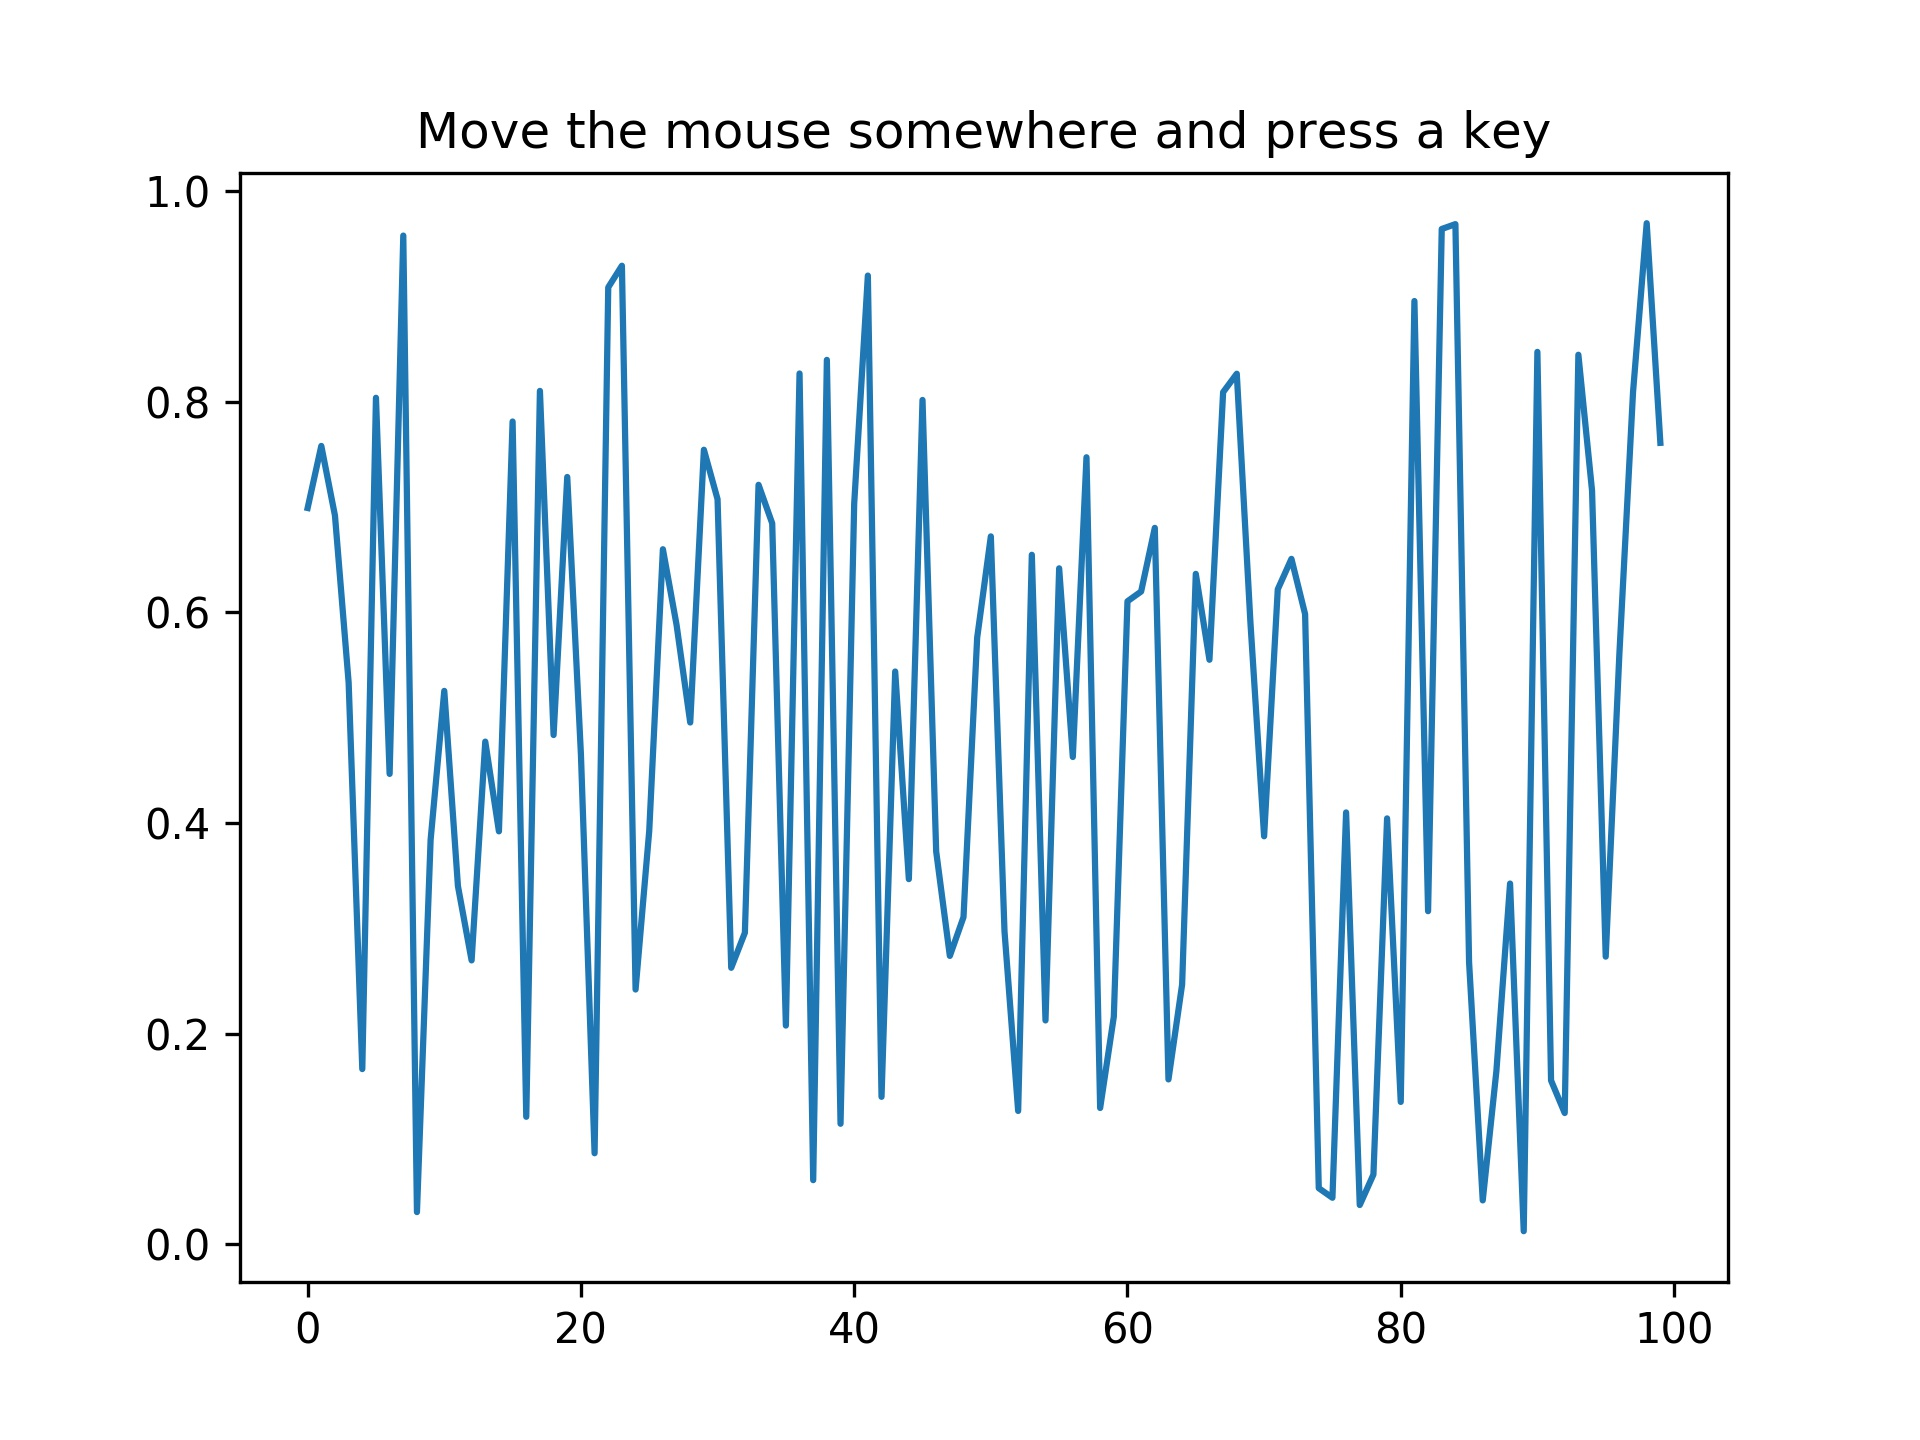

This figure's Python source:
# _*_ coding: utf-8 _*_

import matplotlib.pyplot as plt
import numpy as np

fig=plt.figure()

ax=fig.add_subplot(111)
ax.plot(np.random.rand(100))
ax.set_title('Move the mouse somewhere and press a key')

def onpress(event):
    print(event.key)
    colors='rgb'
    ax=plt.gca()
    ax.set_title('key={2} at x={0:1.2f} y=1:1.2f}'.format(event.xdata,event.ydata,event.key))
    if event.key=='r':
        color='red'
    elif event.key=='y':
        color='yellow'
    else:
        color='blue'
    ax.plot([event.xdata],[event.ydata],'o',color=color)
    ax.figure.canvas.draw()
    plt.savefig('57.jpg',dpi=300)

cid=fig.canvas.mpl_connect('key_press_event',onpress)
plt.savefig('57.jpg',dpi=300)
plt.show()
print('plot done')